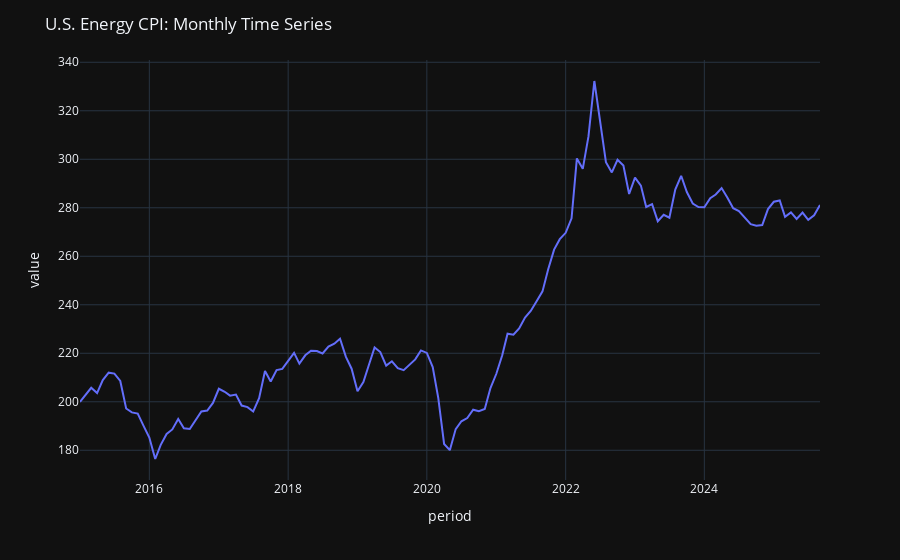

Notebook code for this chart:
### Markdown cell above
### Cpi Energy

### Code cell
df_cpi = df_dict['cpi_energy']
plot_values(df_cpi, 'cpi_energy','U.S. Energy CPI: Monthly Time Series')

### Figure 1 — Plotly figure (JSON) as saved in the notebook; plotly's stock layout.template omitted (floating-point values rounded to 4 significant figures; data arrays with more than 128 entries replaced by an {"elided": "..."} marker saying what was removed)
{"data": [{"hovertemplate": "variable=cpi_energy<br>period=%{x}<br>value=%{y}<extra></extra>", "legendgroup": "cpi_energy", "line": {"color": "#636efa", "dash": "solid"}, "marker": {"symbol": "circle"}, "mode": "lines", "name": "cpi_energy", "orientation": "v", "showlegend": true, "type": "scatter", "x": {"elided": "129 str values"}, "xaxis": "x", "y": {"elided": "129 float values"}, "yaxis": "y"}], "layout": {"legend": {"title": {"text": "variable"}, "tracegroupgap": 0}, "margin": {"t": 60}, "showlegend": false, "title": {"text": "U.S. Energy CPI: Monthly Time Series"}, "xaxis": {"anchor": "y", "domain": [0, 1], "title": {"text": "period"}}, "yaxis": {"anchor": "x", "domain": [0, 1], "title": {"text": "value"}}}}
